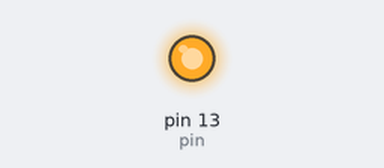
This sketch was run on a simulated Arduino Uno, built with avr-gcc and run on an emulated ATmega328P. Shown: output pins drawn as LEDs (lit = HIGH).

Above: at 5.0 s.
At 15.0 s:
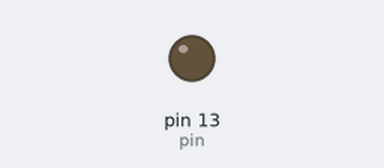
Timing chart, 0 to 26.0 s (numbered marks = the images above):
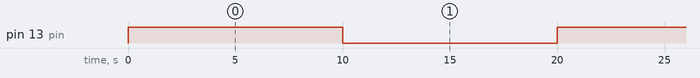

Measured:
- by itself, pin 13 (pin): alternates HIGH for 10.0 s and LOW for 10.0 s

The sketch:

OtroParpadeo.ino
```cpp
int pin = 13;
void setup()
{
	pinMode(pin,OUTPUT);
}

void loop()
{
	parpadeo(true,10000);
    parpadeo(false, 10000);
}

void parpadeo(bool estado, int seg){
    digitalWrite(pin, estado);
    delay(seg);
}
```
